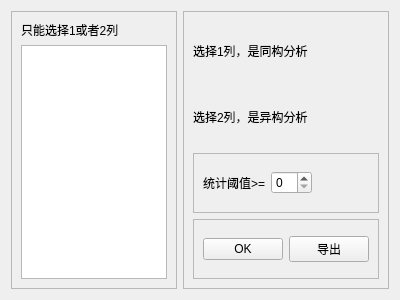
<?xml version="1.0" encoding="UTF-8"?>
<ui version="4.0">
 <class>Form</class>
 <widget class="QWidget" name="Form">
  <property name="geometry">
   <rect>
    <x>0</x>
    <y>0</y>
    <width>400</width>
    <height>300</height>
   </rect>
  </property>
  <property name="windowTitle">
   <string>共现分析</string>
  </property>
  <layout class="QHBoxLayout" name="horizontalLayout">
   <item>
    <widget class="QFrame" name="frame">
     <property name="sizePolicy">
      <sizepolicy hsizetype="Preferred" vsizetype="Preferred">
       <horstretch>1</horstretch>
       <verstretch>0</verstretch>
      </sizepolicy>
     </property>
     <property name="frameShape">
      <enum>QFrame::StyledPanel</enum>
     </property>
     <property name="frameShadow">
      <enum>QFrame::Raised</enum>
     </property>
     <layout class="QVBoxLayout" name="verticalLayout_2">
      <item>
       <widget class="QLabel" name="label">
        <property name="text">
         <string>只能选择1或者2列</string>
        </property>
       </widget>
      </item>
      <item>
       <widget class="QListWidget" name="listWidget">
        <property name="selectionMode">
         <enum>QAbstractItemView::ExtendedSelection</enum>
        </property>
       </widget>
      </item>
     </layout>
    </widget>
   </item>
   <item>
    <widget class="QFrame" name="frame_2">
     <property name="sizePolicy">
      <sizepolicy hsizetype="Preferred" vsizetype="Preferred">
       <horstretch>1</horstretch>
       <verstretch>0</verstretch>
      </sizepolicy>
     </property>
     <property name="frameShape">
      <enum>QFrame::StyledPanel</enum>
     </property>
     <property name="frameShadow">
      <enum>QFrame::Raised</enum>
     </property>
     <layout class="QVBoxLayout" name="verticalLayout">
      <item>
       <widget class="QLabel" name="label_3">
        <property name="text">
         <string>选择1列，是同构分析</string>
        </property>
       </widget>
      </item>
      <item>
       <widget class="QLabel" name="label_4">
        <property name="text">
         <string>选择2列，是异构分析</string>
        </property>
       </widget>
      </item>
      <item>
       <widget class="QFrame" name="frame_3">
        <property name="frameShape">
         <enum>QFrame::StyledPanel</enum>
        </property>
        <property name="frameShadow">
         <enum>QFrame::Raised</enum>
        </property>
        <layout class="QHBoxLayout" name="horizontalLayout_2">
         <item>
          <widget class="QLabel" name="label_2">
           <property name="text">
            <string>统计阈值&gt;=</string>
           </property>
          </widget>
         </item>
         <item>
          <widget class="QSpinBox" name="threshold_spinBox"/>
         </item>
         <item>
          <spacer name="horizontalSpacer">
           <property name="orientation">
            <enum>Qt::Horizontal</enum>
           </property>
           <property name="sizeHint" stdset="0">
            <size>
             <width>56</width>
             <height>20</height>
            </size>
           </property>
          </spacer>
         </item>
        </layout>
       </widget>
      </item>
      <item>
       <widget class="QFrame" name="frame_4">
        <property name="frameShape">
         <enum>QFrame::StyledPanel</enum>
        </property>
        <property name="frameShadow">
         <enum>QFrame::Raised</enum>
        </property>
        <layout class="QHBoxLayout" name="horizontalLayout_3">
         <item>
          <widget class="QPushButton" name="btn_ok">
           <property name="text">
            <string>OK</string>
           </property>
          </widget>
         </item>
         <item>
          <widget class="QPushButton" name="btn_export">
           <property name="text">
            <string>导出</string>
           </property>
          </widget>
         </item>
        </layout>
       </widget>
      </item>
     </layout>
    </widget>
   </item>
  </layout>
 </widget>
 <resources/>
 <connections/>
</ui>
